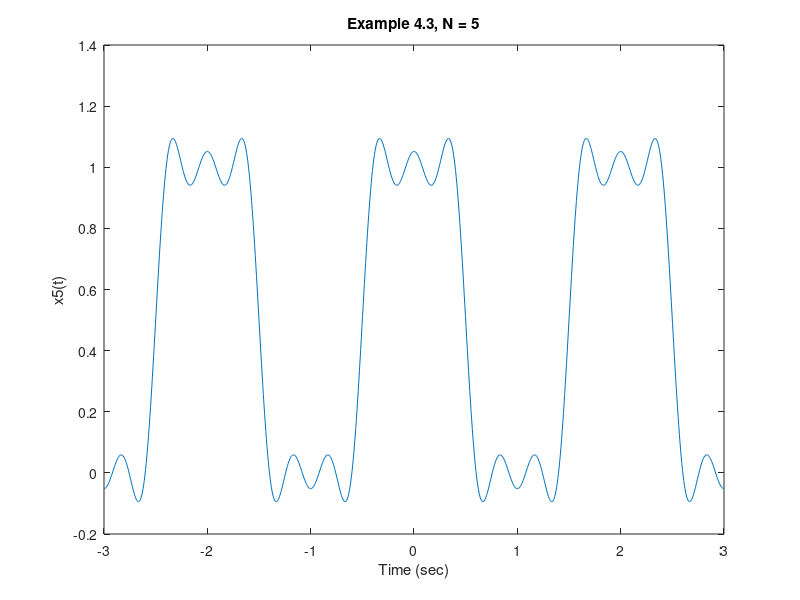

MATLAB code to generate this figure:
% computes exponential Fourier series for Example 4.3
% used to generate Figures 4.8 - 4.11
t = -3:6/1000:3;
N = input('Number of harmonics ');
c0 = 0.5;
w0 = pi;
xN = c0*ones(1,length(t));   % dc component
for k=1:N,
  ck = 1/k/pi*sin(k*pi/2);         
  c_k = ck;
  xN = xN + ck*exp(j*k*w0*t) + c_k*exp(-j*k*w0*t);
end
plot(t,xN)
title(['Example 4.3, N = ',num2str(N)])
xlabel('Time (sec)')
ylabel(['x',num2str(N),'(t)'])
